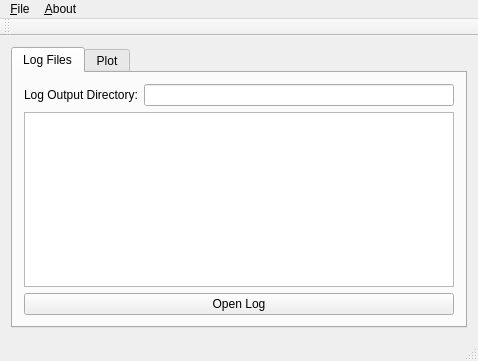
<?xml version="1.0" encoding="UTF-8"?>
<ui version="4.0">
 <class>MainWindowPlot</class>
 <widget class="QMainWindow" name="MainWindowPlot">
  <property name="geometry">
   <rect>
    <x>0</x>
    <y>0</y>
    <width>478</width>
    <height>361</height>
   </rect>
  </property>
  <property name="windowTitle">
   <string>ZeusOps Debug Utility</string>
  </property>
  <widget class="QWidget" name="centralWidget">
   <layout class="QVBoxLayout" name="verticalLayout">
    <item>
     <widget class="QTabWidget" name="tabWidget">
      <property name="enabled">
       <bool>true</bool>
      </property>
      <property name="currentIndex">
       <number>0</number>
      </property>
      <widget class="QWidget" name="tabOpen">
       <attribute name="title">
        <string>Log Files</string>
       </attribute>
       <layout class="QVBoxLayout" name="verticalLayout_2">
        <item>
         <layout class="QFormLayout" name="formLayout">
          <item row="0" column="0">
           <widget class="QLabel" name="lblOutputDir">
            <property name="text">
             <string>Log Output Directory:</string>
            </property>
           </widget>
          </item>
          <item row="0" column="1">
           <widget class="QLineEdit" name="edtOutputDir"/>
          </item>
         </layout>
        </item>
        <item>
         <widget class="QListWidget" name="listWidgetLogFiles"/>
        </item>
        <item>
         <widget class="QPushButton" name="btnOpenLog">
          <property name="text">
           <string>Open Log</string>
          </property>
         </widget>
        </item>
       </layout>
      </widget>
      <widget class="QWidget" name="tabView">
       <attribute name="title">
        <string>Plot</string>
       </attribute>
       <layout class="QVBoxLayout" name="verticalLayout_3">
        <item>
         <widget class="QCustomPlot" name="customPlotWidget" native="true"/>
        </item>
       </layout>
      </widget>
     </widget>
    </item>
   </layout>
  </widget>
  <widget class="QMenuBar" name="menuBar">
   <property name="geometry">
    <rect>
     <x>0</x>
     <y>0</y>
     <width>478</width>
     <height>21</height>
    </rect>
   </property>
   <widget class="QMenu" name="menu_About">
    <property name="title">
     <string>&amp;About</string>
    </property>
    <addaction name="actionAbout"/>
    <addaction name="actionAbout_Qt"/>
   </widget>
   <widget class="QMenu" name="menu_File">
    <property name="title">
     <string>&amp;File</string>
    </property>
    <addaction name="actionOpen_Log_Directory"/>
    <addaction name="separator"/>
    <addaction name="actionQuit"/>
   </widget>
   <addaction name="menu_File"/>
   <addaction name="menu_About"/>
  </widget>
  <widget class="QToolBar" name="mainToolBar">
   <attribute name="toolBarArea">
    <enum>TopToolBarArea</enum>
   </attribute>
   <attribute name="toolBarBreak">
    <bool>false</bool>
   </attribute>
  </widget>
  <widget class="QStatusBar" name="statusBar"/>
  <action name="actionAbout">
   <property name="text">
    <string>About</string>
   </property>
  </action>
  <action name="actionAbout_Qt">
   <property name="text">
    <string>About Qt</string>
   </property>
  </action>
  <action name="actionOpen_Log_Directory">
   <property name="text">
    <string>Open Log Directory</string>
   </property>
  </action>
  <action name="actionQuit">
   <property name="text">
    <string>Quit</string>
   </property>
  </action>
 </widget>
 <layoutdefault spacing="6" margin="11"/>
 <customwidgets>
  <customwidget>
   <class>QCustomPlot</class>
   <extends>QWidget</extends>
   <header>qcustomplot.h</header>
   <container>1</container>
  </customwidget>
 </customwidgets>
 <resources/>
 <connections/>
</ui>
